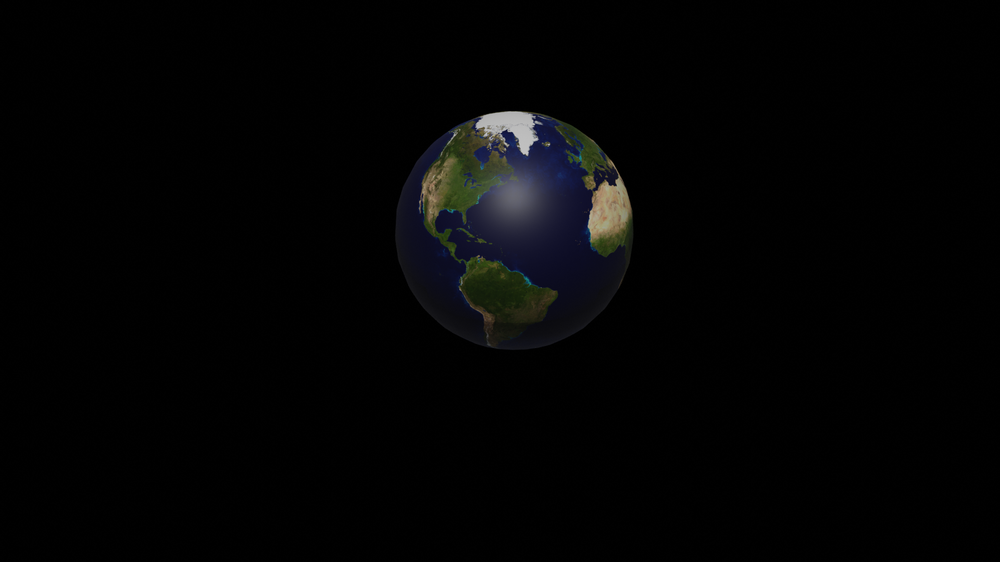
#> input picture test_datasets/world_rotate/trans_01.png, 1000 x 562 px, shrunk from 1920 x 1080 before the run, found by its file name
$ python volume-estimation-PointCloud-ManyImages.py   (older library calls are emulated)
#> lines starting #> are read from the running program, lines starting #| are printed output that depends on the picture
#!/usr/bin/env python
# coding: utf-8

# # Goal: Estimate Volume of an Object
#
# This is programming project aims to estimate the volume of an object using stereo vision. The procedure is described on page 67 of the document below, as well as this write up.
# Some parts of the code is recycled from previous projects.
#
# https://carlos-hernandez.org/papers/fnt_mvs_2015.pdf
#
# "First, implementing stereo rectification is a great idea and builds off of the work we did in class, so it's a great target. I don't think Blender will generate radial distortion,
# so I don't expect that you'll need to model that effect (though I could be wrong).
#
#
#
# Second, the NCC depth map technique we impemented in class, so (while interesting) is not going to count for much in your "implementation" section.
#
#
#
# If your images are coming from Blender, you should not need to compute any segmentation: you can make the background transparent and use that to mask you image.
# To compute the volume of the object, you will probably want to look into one of the multi-view stereo applications that I discussed in class and try implementing that,
# since the described procedure is not generally capable of giving you volume (you need to combine the 2D projections somehow, which it does not seem that you are doing).
#
#
#
# The LK optical flow algorithm seems like a good alternative plan; so pick whichever you would like. There are also a few open source datasets for optical flow if you'd like
# to use those: https://vision.middlebury.edu/flow/data/"

# In[2]:


# Starter code (run this first)
import cv2 as cv
import matplotlib.pyplot as plt
import numpy as np
from PIL import Image, ImageOps
import os


# In[3]:


def load_image(filepath):
    """Loads an image into a numpy array.
    Note: image will have 3 color channels [r, g, b]."""
    img = np.float32(Image.open(filepath))
    #img = ImageOps.grayscale(img)
    return cv.normalize(img, None, 0, 255, cv.NORM_MINMAX).astype('uint8')
    #return (np.asarray(img).astype('uint8')/255)[:, :, :3]


# ### 1.1 Initial Feature Matching
# We need to detect blob and corner features
# in each image using the Difference-of-Gaussian (DoG) and Harris operators. (p.68)

# In[85]:


sift = cv.SIFT_create() # sift detector uses difference of gaussian for feature detection

# get feature matches between two images using SIFT
def get_point_matches(img1, img2):
    """Returns matches as array: (feature track, image, coord)"""

    # find the keypoints and descriptors with SIFT
    kp1, des1 = sift.detectAndCompute(img1, None)
    kp2, des2 = sift.detectAndCompute(img2, None)

    FLANN_INDEX_KDTREE = 1
    index_params = dict(algorithm=FLANN_INDEX_KDTREE, trees=10)
    search_params = dict(checks=100)
    flann = cv.FlannBasedMatcher(index_params,search_params)
    matches = flann.knnMatch(des1, des2, k=2)
    good = []
    pts1 = []
    pts2 = []
    # ratio test as per Lowe's paper
    for i,(m,n) in enumerate(matches):
        if m.distance < 0.85*n.distance:
            good.append(m)
            pts2.append(kp2[m.trainIdx].pt)
            pts1.append(kp1[m.queryIdx].pt)

    pts1 = np.int32(pts1)
    pts2 = np.int32(pts2)
    F, mask = cv.findFundamentalMat(pts1, pts2, cv.FM_LMEDS)
    # We select only inlier points
    pts1 = pts1[mask.ravel()==1]
    pts2 = pts2[mask.ravel()==1]

    return np.stack((pts1, pts2), axis=1)
# combine feature matches
def combine_matches(matches_a, matches_b):
    """Assumes that the 0'th image is the same between them."""
    combined_matches = []
    for ii in range(matches_a.shape[0]):
        ma0 = matches_a[ii, 0]
        # Find the match in b
        mi = np.where((matches_b[:, 0] == ma0).all(axis=1))[0]

        # If a match is found, add to the array
        if mi.size > 0:
            ma = matches_a[ii]
            mb = matches_b[int(mi[0])]
            combined_matches.append(np.concatenate(
                (ma, mb[1:]), axis=0))

    return np.array(combined_matches)


# ### 1.2 Model Fitting
# RANSAC-based methods randomly sample the
# matches to generate candidate models and select the model with
# the maximum number of consenting matches, which also
# defines the number of remaining models to test

# In[86]:


## RANSAC Solution
def solve_homography(matches, base_img, img_example, rounds=100, sigma=5, s=4):
# You will be computing this yourself using your implementation
# of the `solve_homography` function.
#    H_computed = [
#        [ 1.21083264e+00, -8.97707425e-03,  1.11129596e+00],
#        [ 3.15219064e-03,  1.22310850e+00, -1.67420761e+00],
#        [ 1.96243539e-05,  6.50992714e-05,  1.00000000e+00]]

    A = []
    num_rows = np.arange(len(matches))


    for i in num_rows:
        A.append([matches[i][0][0], matches[i][0][1], 1, 0, 0, 0, (-1*matches[i][1][0]*matches[i][0][0]), (-1*matches[i][1][0]*matches[i][0][1]), (-1*matches[i][1][1])])
        A.append([0, 0, 0, matches[i][0][0], matches[i][0][1], 1, (-1*matches[i][1][1]*matches[i][0][0]), (-1*matches[i][1][1]*matches[i][0][1]), (-1*matches[i][1][1])])

    num_rows = np.arange(len(A))
    A = np.stack(A, axis=0)
    [U, S, Vt] = np.linalg.svd(A)
    homography = Vt[-1].reshape(3, 3)

    #visualize_computed_transform(base_img, img_example, homography, matches)
    return homography

def solve_homography_ransac(matches, img_base, img_transformed, rounds=100, sigma=5, s=4):
    num_inliers = 0
    best_inliers = []
    best_H = []

    def get_inliers(matches, H, dist=sigma, chsq_thresh=5.99):
        orig_points = np.ones((matches.shape[0], 3))
        orig_points = np.stack(
            (matches[:,0,0].flatten(), matches[:,0,1].flatten(), np.ones(matches.shape[0])),
            axis=-1)

        trans_points = np.matmul(H, orig_points.T).T
        trans_points[:, 0] = trans_points[:, 0] / trans_points[:, 2]
        trans_points[:, 1] = trans_points[:, 1] / trans_points[:, 2]
        target_points = np.stack(
            (matches[:,1,0].flatten(), matches[:,1,1].flatten(), np.ones(matches.shape[0])),
            axis=-1)
        rsq = (
            np.abs(trans_points[:, 0] - target_points[:, 0]) ** 2 +
            np.abs(trans_points[:, 1] - target_points[:, 1]) ** 2
        )
        return matches[rsq <= chsq_thresh * (dist**2)]

    for _ in range(rounds):
        ps = np.random.choice(np.arange(matches.shape[0]), size=s)
        ms = matches[ps]
        H = solve_homography(ms, img_base, img_transformed)
        inliers = get_inliers(matches, H, sigma)
        if len(inliers) > len(best_inliers):
            best_inliers = inliers
            best_H = H.copy()

    best_H = solve_homography(best_inliers, img_base, img_transformed)
    best_inliers = get_inliers(matches, best_H, sigma)

    return best_H


# In[87]:


def visualize_matches(img_a, img_b, matches, ax=None):
    if ax is None:
        fig = plt.figure(figsize=(20,20))
        ax = plt.gca()

    sa = img_a.shape
    sb = img_b.shape
    sp = 40
    off = sa[1]+sp

    merged_imgs = np.zeros(
        (max(sa[0], sb[0]), sa[1]+sb[1]+sp),
        dtype=np.float)
    merged_imgs[0:sa[0], 0:sa[1]] = img_a
    merged_imgs[0:sb[0], sa[1]+sp:] = img_b
    ax.imshow(merged_imgs)

    for m in matches:
        ax.plot([m[0][0], m[1][0]+off], [m[0][1], m[1][1]], 'r', alpha=0.5)


def get_match_colors(image_c, combined_matches):
    colors = []
    nm = combined_matches.shape[0]
    for mi in range(nm):
        m = combined_matches[mi, 0, :]
        colors.append(image_c[m[1]-1:m[1]+2,
                              m[0]-1:m[0]+2].sum(axis=0).sum(axis=0)/9)

    return colors

def correct_affine_ambiguity(M, S):
    Atilde = M
    Xtilde = S
    m = Atilde.shape[0]//2
    Am = np.zeros((3*m, 9))
    bm = np.zeros(3*m)
    for mi in range(m):
        Atl = Atilde[2*mi:2*mi+2]
        for ri in range(3):
            for ci in range(3):
                Am[3*mi+0, 3*ri + ci] = Atl[0, ri] * Atl[0, ci]
                bm[3*mi+0] = 1
                Am[3*mi+1, 3*ri + ci] = Atl[1, ri] * Atl[1, ci]
                bm[3*mi+1] = 1
                Am[3*mi+2, 3*ri + ci] = Atl[0, ri] * Atl[1, ci]
                bm[3*mi+2] = 0

    CCT = np.reshape(np.linalg.lstsq(Am, bm, rcond=None)[0], (3, 3))

    # Enforce a Positive Semi-Definite Matrix
    # (usually not necessary)
    C = 0.5*(CCT + CCT.T)
    w, v = np.linalg.eig(C)
    CCT = v @ np.diag(np.abs(w)) @ np.linalg.inv(v)

    C = np.linalg.cholesky(CCT)

    A = Atilde @ C
    X = np.linalg.inv(C) @ Xtilde
    return A, X


# In[88]:


# [22 lines left out: functions transform_image, visualize_computed_transform, not called in this run]


# In[89]:


test1 = load_image('./world_rotate/trans_01.png')
fig1 = plt.figure()
plt.imshow(test1[:, :, 0])

fig2 = plt.figure()
test2 = load_image('./world_rotate/trans_02.png')
#> call 2 of load_image, with filepath = './world_rotate/trans_02.png'
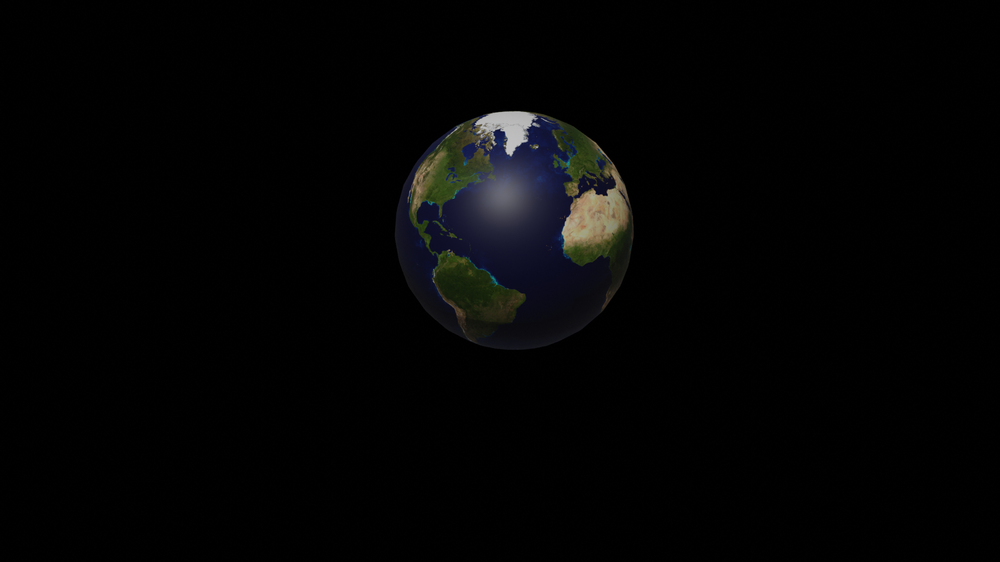
#> input picture test_datasets/world_rotate/trans_02.png, 1000 x 562 px, shrunk from 1920 x 1080 before the run, found by its file name
plt.imshow(test2[:, :, 0])

fig3 = plt.figure()
test3 = load_image('./world_rotate/trans_03.png')
#> call 3 of load_image, with filepath = './world_rotate/trans_03.png'
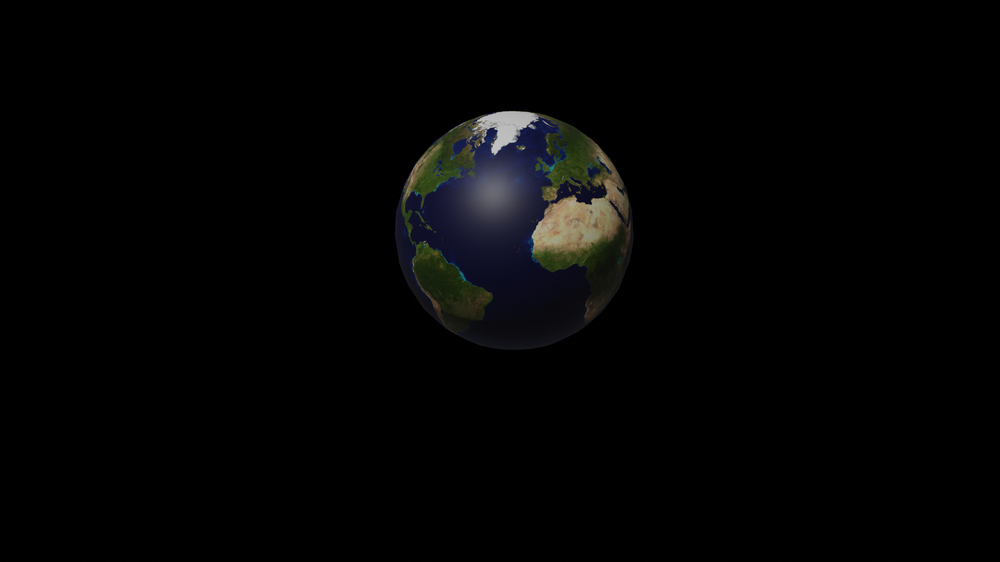
#> input picture test_datasets/world_rotate/trans_03.png, 1000 x 562 px, shrunk from 1920 x 1080 before the run, found by its file name
plt.imshow(test3[:, :, 0])


# In[90]:


test1 = cv.imread('./world_rotate/trans_01.png',0)
test2 = cv.imread('./world_rotate/trans_02.png',0)
test3 = cv.imread('./world_rotate/trans_03.png',0)
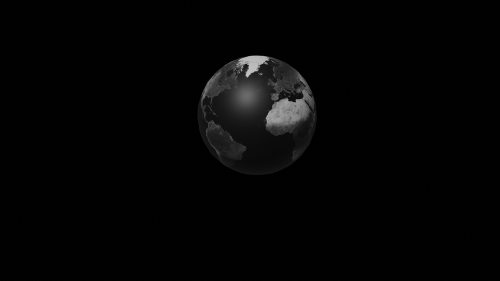
#> test3: shape (562, 1000) (shown at 1/2 size); min 0, max 201, mean 4.1

# [8 lines of commented-out code are left out]

matches1 = get_point_matches(test1, test2)
#> in get_point_matches, `kp1, des1 = sift.detectAndCompute(img1, None)`: kp1 = 149 keypoints; strongest (x, y, size): (521, 126, 22.8), (492, 123, 17.3), (526, 140, 13.1), (524, 149, 6.7)
#> in get_point_matches, `kp2, des2 = sift.detectAndCompute(img2, None)`: kp2 = 171 keypoints; strongest (x, y, size): (514, 126, 24.5), (594, 220, 39.8), (510, 149, 6.8), (489, 122, 13.9)
#> in get_point_matches, `matches = flann.knnMatch(des1, des2, k=2)`: matches = 149 matches
#> the loop in get_point_matches, `for i,(m,n) in enumerate(matches):` made 149 passes
#> after the loop in get_point_matches, `for i,(m,n) in enumerate(matches):`: good = 82 matches; pts1 = 82 pairs, first value 420.3 to 614.1, second value 120.9 to 309.8; pts2 = 82 pairs, first value 414.2 to 631.9, second value 121.5 to 303.8
#> in get_point_matches, `pts1 = np.int32(pts1)`: pts1 = 82 pairs, first value 420 to 614, second value 120 to 309
#> in get_point_matches, `pts2 = np.int32(pts2)`: pts2 = 82 pairs, first value 414 to 631, second value 121 to 303
#> in get_point_matches, `F, mask = cv.findFundamentalMat(pts1, pts2, cv.FM_LMEDS)`: F = [[-8.25e-06, -0.000107, 0.00934], [8.95e-05, -1.33e-05, 0.0484], [-0.00719, -0.0374, 1]]; mask = 82 values, max 1 at index 1, min 0 at index 0, mean 0.841
#> in get_point_matches, `pts1 = pts1[mask.ravel()==1]`: pts1 = 69 pairs, first value 423 to 614, second value 123 to 309
#> in get_point_matches, `pts2 = pts2[mask.ravel()==1]`: pts2 = 69 pairs, first value 414 to 599, second value 122 to 303
matches2 = get_point_matches(test1, test3)
#> in get_point_matches (call 2), `kp2, des2 = sift.detectAndCompute(img2, None)`: kp2 = 154 keypoints; strongest (x, y, size): (507, 125, 24.1), (495, 148, 6.5), (492, 133, 7.6), (524, 119, 12.6)
#> the loop in get_point_matches (call 2), `for i,(m,n) in enumerate(matches):` made 149 passes
#> after the loop in get_point_matches (call 2), `for i,(m,n) in enumerate(matches):`: good = 53 matches; pts1 = 53 pairs, first value 420.3 to 615, second value 121.9 to 309.8; pts2 = 53 pairs, first value 417.7 to 629.7, second value 118.8 to 296.5
#matches2 = get_point_matches(test1[:, :, 0], test2[:, :, 0])

# combined_matches = N x M x 2 matrix. N = num feautres, M = num Images, 2 = x y coords
combined_matches = combine_matches(matches1, matches2)
#> the loop in combine_matches, `for ii in range(matches_a.shape[0]):` made 69 passes
#> (mi, ma, mb) on passes 19, 20, 22, 26: ([0], [[467, 263], [439, 256]], [[467, 263], [417, 246]]), ([1], [[470, 235], [443, 229]], [[470, 235], [422, 220]]), ([2], [[479, 258], [449, 252]], [[479, 258], [425, 243]]), ([3], [[490, 134], [483, 131]], [[490, 134], [546, 173]])
#> after the loop in combine_matches, `for ii in range(matches_a.shape[0]):`: combined_matches = 35 items
colors = get_match_colors(load_image('./world_rotate/trans_01.png'), combined_matches)
#> in get_match_colors, `colors = []`: colors = []
#> the loop in get_match_colors, `for mi in range(nm):` made 35 passes
#> m on passes 1 to 4: [467, 263], [470, 235], [479, 258], [490, 134]
#> after the loop in get_match_colors, `for mi in range(nm):`: colors = 35 items, first 6: [65.11, 98.67, 47.22], [72, 90.89, 40.44], [72.11, 86.56, 78.89], [118.7, 114, 107.7], [104, 105.6, 43.67], [46.22, 48.33, 86.44]
#the features have been matched between the 3 images now.
#print(combined_matches.shape)
centers = np.mean(combined_matches, axis=0)
#> centers = [[555.4, 198.9], [535.7, 202.1], [516.3, 204.3]]
matches_norm = combined_matches - centers #centered points for each image
f_points, im_num, f_coords = matches_norm.shape # feature points x image , x coords

D = np.zeros((6,f_points))
for i in range(0,f_points):
    D[0][i] = matches_norm[i][0][0]
    D[1][i] = matches_norm[i][0][1]
    D[2][i] = matches_norm[i][1][0]
    D[3][i] = matches_norm[i][1][1]
    D[4][i] = matches_norm[i][2][0]
    D[5][i] = matches_norm[i][2][1]

[U,S,V] = np.linalg.svd(D) #U.shape = (M,N,N) #s.shape = (m,2) #v.shape = (v,2,2)
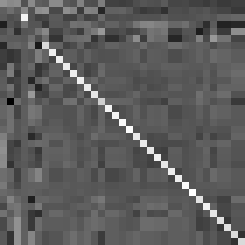
#> V: shape (35, 35) float64 (shown 7 times larger); min -0.523, max 0.986, mean 0.0247; drawn with min black and max white
#> U = [[-0.419, -0.413, -0.402, 0.589, -0.34, -0.173], [0.375, -0.443, -0.0868, -0.372, -0.637, 0.334], [-0.486, -0.353, -0.308, -0.421, 0.457, 0.399], [0.329, -0.483, -0.125, -0.223, 0.305, -0.708], [-0.517, -0.214, 0.713, -0.243, -0.241, -0.248], [0.271, -0.48, 0.46, 0.478, 0.345, 0.37]]; S = [536.5, 394.6, 69.12, 9.24, 2.65, 1.42]
true_s = np.zeros((U.shape[1], V.shape[0]))
true_s[:S.size, :S.size] = np.diag(S)
np.allclose(U.dot(true_s).dot(V), D)
#ux,uy,uz = U.shape
U_3col = np.zeros((U.shape[1],3)) # 2m x n matrix of 0s
#> U_3col = [[0, 0, 0], [0, 0, 0], [0, 0, 0], [0, 0, 0], [0, 0, 0], [0, 0, 0]]
for i in range(U.shape[0]):
    U_3col[i][0] = U[i][0]
    U_3col[i][1] = U[i][1]
    U_3col[i][2] = U[i][2]
#> after the loop, U_3col = [[-0.419, -0.413, -0.402], [0.375, -0.443, -0.0868], [-0.486, -0.353, -0.308], [0.329, -0.483, -0.125], [-0.517, -0.214, 0.713], [0.271, -0.48, 0.46]]
U = U_3col
#> U has the same summary as U_3col
W = np.zeros((3,3))
#> W = [[0, 0, 0], [0, 0, 0], [0, 0, 0]]
for i in range(0,3):
    for j in range(0,3):
        W[i][j] = true_s[i][j]
#> after the loop, W = [[536.5, 0, 0], [0, 394.6, 0], [0, 0, 69.12]]
V_3row = np.zeros((3,V.shape[0])) # v = N
V_3row[0] = V[0]
V_3row[1] = V[1]
V_3row[2] = V[2]
V = V_3row

M = U@np.sqrt(W)
#> M = [[-9.7, -8.2, -3.34], [8.69, -8.79, -0.722], [-11.25, -7.01, -2.56], [7.61, -9.58, -1.04], [-11.97, -4.24, 5.93], [6.27, -9.54, 3.82]]
S = np.sqrt(W) @ V
def reproject_image_points(A, X, centers):
    #print(f'X matrix: {X}')
    mtx = A @ X
    new_matrix = np.zeros((mtx.shape[1],int(mtx.shape[0]/2),2))


    for j in range(mtx.shape[1]):
        new_matrix[j][0] = [mtx[0][j]+centers[0][0],mtx[1][j]+centers[0][1]]
        new_matrix[j][1] = [mtx[2][j]+centers[1][0],mtx[3][j]+centers[1][1]]
        new_matrix[j][2] = [mtx[4][j]+centers[2][0],mtx[5][j]+centers[2][1]]

            #new_matrix[i][j] = [mtx[]]

    return new_matrix

A, X = correct_affine_ambiguity(M, S)
#> in correct_affine_ambiguity, `Atilde = M`: Atilde has the same summary as M outside correct_affine_ambiguity
#> in correct_affine_ambiguity, `bm = np.zeros(3*m)`: bm = [0, 0, 0, 0, 0, 0, 0, 0, 0]
#> the loop in correct_affine_ambiguity, `for mi in range(m):` made 3 passes
#> Atl on passes 1 to 3: [[-9.7, -8.2, -3.34], [8.69, -8.79, -0.722]], [[-11.25, -7.01, -2.56], [7.61, -9.58, -1.04]], [[-11.97, -4.24, 5.93], [6.27, -9.54, 3.82]]
#> after the loop in correct_affine_ambiguity, `for mi in range(m):`: bm = [1, 1, 0, 1, 1, 0, 1, 1, 0]
#> in correct_affine_ambiguity, `CCT = np.reshape(np.linalg.lstsq(Am, bm, rcond=None)[0], (3, 3))`: CCT = [[0.00535, -0.000321, 0.00771], [-0.00109, 0.00629, 0.0146], [-0.00617, -0.0134, 0.00937]]
#> in correct_affine_ambiguity, `C = 0.5*(CCT + CCT.T)`: C = [[0.00535, -0.000706, 0.000769], [-0.000706, 0.00629, 0.000568], [0.000769, 0.000568, 0.00937]]
#> in correct_affine_ambiguity, `w, v = np.linalg.eig(C)`: w = [0.00478, 0.00666, 0.00957]; v = [[-0.856, -0.492, 0.155], [-0.475, 0.869, 0.136], [0.202, -0.0426, 0.978]]
#> in correct_affine_ambiguity, `CCT = v @ np.diag(np.abs(w)) @ np.linalg.inv(v)`: CCT has the same summary as C
#> in correct_affine_ambiguity, `C = np.linalg.cholesky(CCT)`: C = [[0.0731, 0, 0], [-0.00965, 0.0787, 0], [0.0105, 0.00851, 0.0959]]
#> in correct_affine_ambiguity, `A = Atilde @ C`: A = [[-0.665, -0.674, -0.32], [0.712, -0.698, -0.0692], [-0.782, -0.573, -0.245], [0.638, -0.763, -0.0998], [-0.772, -0.284, 0.568], [0.591, -0.719, 0.367]]
reprojected_image_points = reproject_image_points(A, X, centers)

plt.figure(figsize=(8, 8), dpi=150)
stacked_images = (test1, test2, test3)
num_images = len(stacked_images)
#> num_images = 3
for ii in range(num_images):
    plt.subplot(2, 2, ii+1)
    plt.imshow(stacked_images[ii], cmap='gray')
    plt.plot(combined_matches[:, ii, 0],
             combined_matches[:, ii, 1],
             '.')
    plt.plot(reprojected_image_points[:, ii, 0],
             reprojected_image_points[:, ii, 1],
             'ro', markerfacecolor='none')

np.save("points.npy", X)
np.save("colors.npy", colors)


# In[91]:


import matplotlib.pyplot as plt
import numpy as np
from mpl_toolkits.mplot3d import Axes3D

X = np.load("points.npy")
colors = np.load("colors.npy")
#> colors = 35 rows, first 8: [65.11, 98.67, 47.22], [72, 90.89, 40.44], [72.11, 86.56, 78.89], [118.7, 114, 107.7], [104, 105.6, 43.67], [46.22, 48.33, 86.44], [72.44, 73, 80.22], [86.78, 85.78, 35.56]
colors = np.true_divide(colors,255) # convert values to between 0 and 1
#> colors = 35 rows, first 8: [0.255, 0.387, 0.185], [0.282, 0.356, 0.159], [0.283, 0.339, 0.309], [0.465, 0.447, 0.422], [0.408, 0.414, 0.171], [0.181, 0.19, 0.339], [0.284, 0.286, 0.315], [0.34, 0.336, 0.139]
print(colors.shape)
#| (35, 3)

fig = plt.figure()
ax = fig.add_subplot(111, projection='3d')

ax.scatter(X[0, :], X[1, :], X[2, :], c=colors)
ax.set_xlim3d([-250, 250])
ax.set_ylim3d([-250, 250])
ax.set_zlim3d([-250, 250])
plt.show()
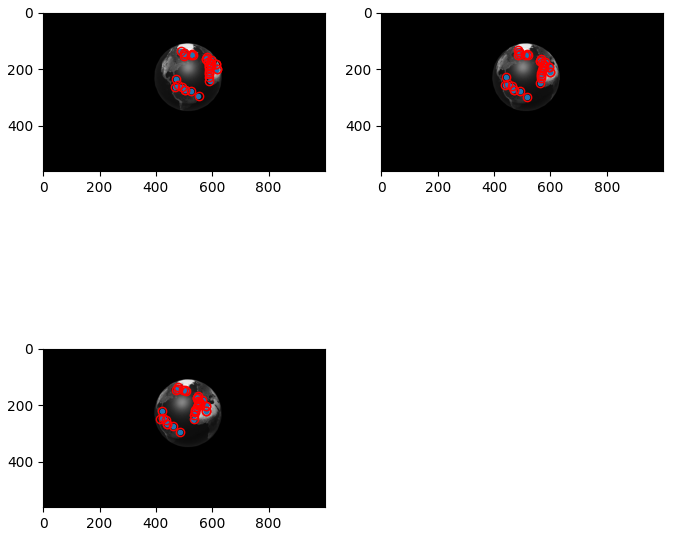
#> figure drawn by matplotlib, 3 panels
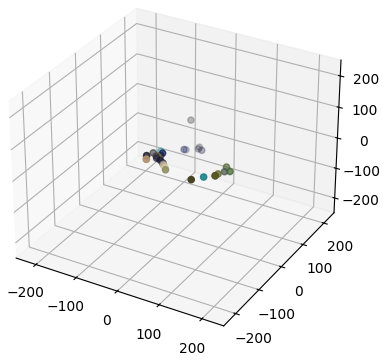
#> figure drawn by matplotlib, 1 panel


# In[92]:


visualize_matches(test1, test2, matches1)
#> in visualize_matches, `merged_imgs[0:sb[0], sa[1]+sp:] = img_b`:
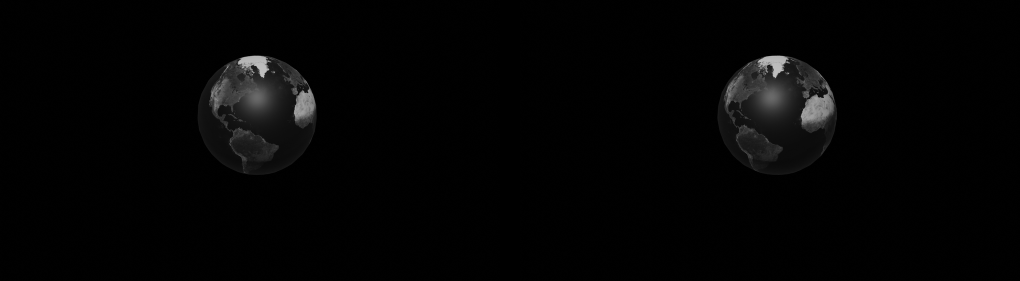
#> merged_imgs: shape (562, 2040) float64 (shown at 1/2 size); min 0, max 199, mean 3.9
#> the loop in visualize_matches, `for m in matches:` made 69 passes
#> m on passes 1 to 4: [[423, 191], [414, 182]], [[424, 185], [416, 175]], [[429, 191], [417, 182]], [[431, 212], [416, 203]]


# In[23]:


#combined_matches = combine_matches(matches1, matches2)


# In[33]:


matches1[:,0,0].flatten().shape


# In[34]:


matches1.shape[0]


# In[35]:


h_graph = solve_homography_ransac(matches1, test1, test2, rounds=100, sigma=5, s=4)
#> the loop in solve_homography_ransac, `for _ in range(rounds):` made 100 passes
#> ps on passes 1, 4, 5, 6: [44, 47, 64, 67], [46, 37, 25, 9], [20, 47, 64, 49], [29, 19, 19, 14]
#> in solve_homography_ransac, `best_H = solve_homography(best_inliers, img_base, img_transformed)`: best_H = [[-0.0512, 0.165, 0.117], [-0.0183, 0.121, -0.965], [-0.000123, 0.000163, 0.101]]
#> in solve_homography_ransac, `best_inliers = get_inliers(matches, best_H, sigma)`: best_inliers = empty array
#> h_graph has the same summary as best_H in solve_homography_ransac


# In[36]:


# [15 lines left out: function visualize_computed_transform, not called in this run]


# In[37]:


#np_matches = np.array([[fa.x, fa.y, fb.x, fb.y] for fa, fb in matches])
#> (the run stopped early here; a loop or call above may not have finished)
